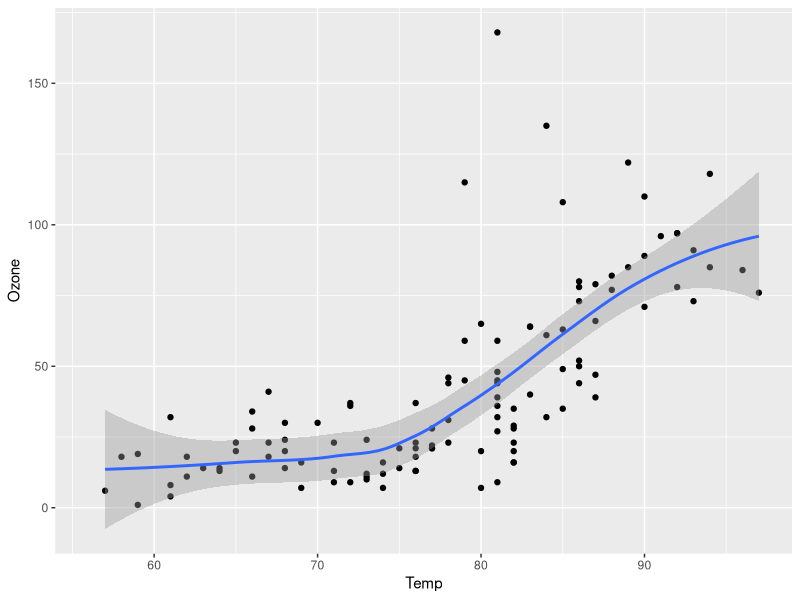
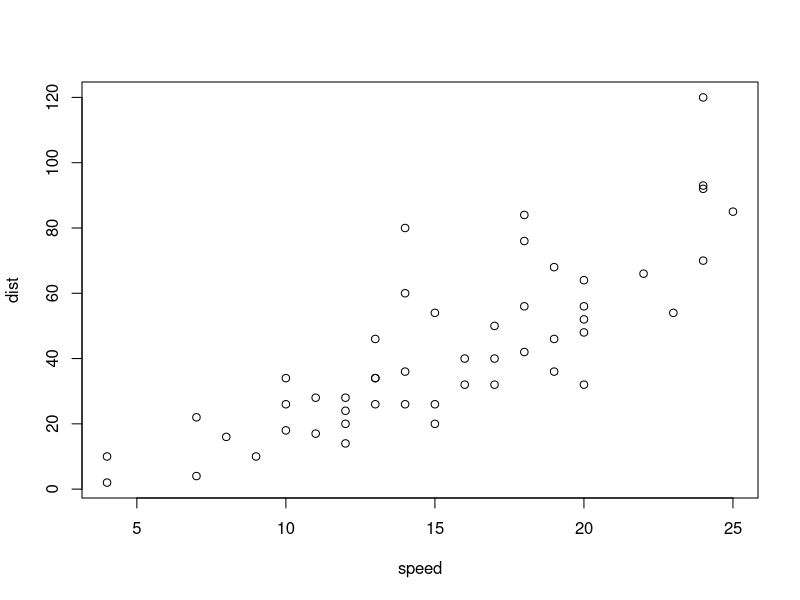
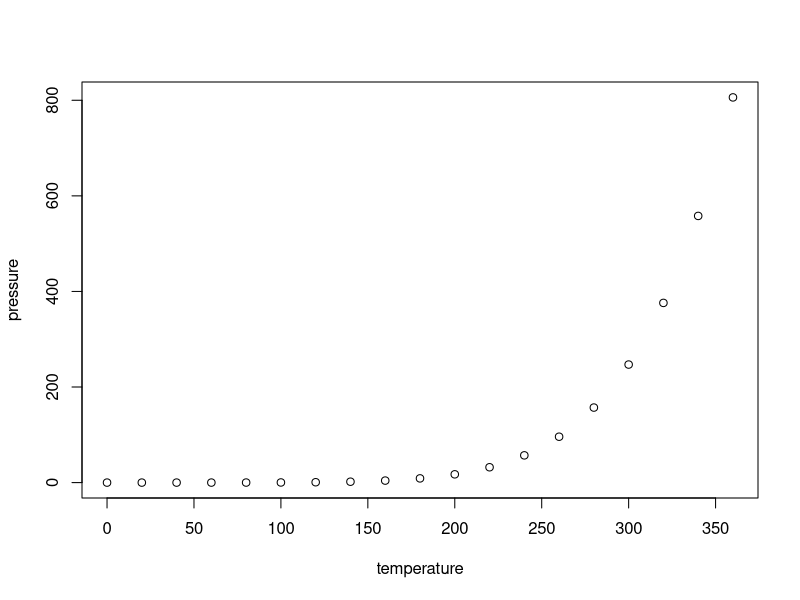

These charts were generated, in order, by the following R code:
## ---- chunk 1
#| label: fig-airquality
#| fig-cap: Temperature and ozone level.
#| warning: false

library(ggplot2)

ggplot(airquality, aes(Temp, Ozone)) + 
  geom_point() + 
  geom_smooth(method = "loess"
)
## ---- chunk 2
#| label: fig-charts
#| fig-cap: Charts
#| fig-subcap: 
#|   - "Cars"
#|   - "Pressure"
#| layout-ncol: 2

plot(cars)
plot(pressure)
